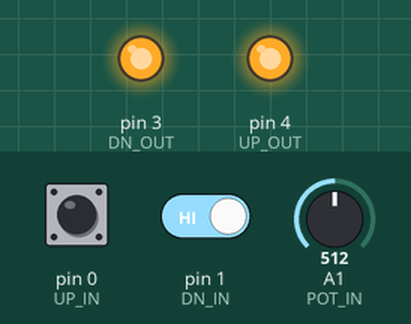
Bench run of a sketch on a simulated Arduino Uno, built with avr-gcc and run on an emulated ATmega328P. Parts: output pins drawn as LEDs (lit = HIGH). The test bench sets the inputs (shaded band); at power-on: pin 0 (UP_IN) HIGH, pin 1 (DN_IN) HIGH, A1 (POT_IN) = 512.

Above: at 1.2 s.
1.3 s: pin 0 (UP_IN) pulled LOW for 0.15 s
At 1.44 s:
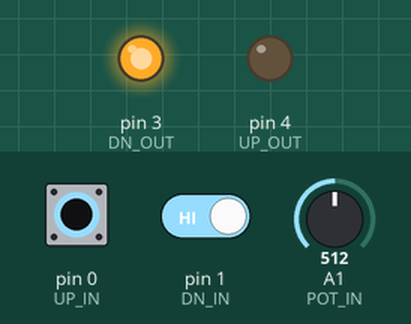
3.0 s: pin 1 (DN_IN) driven LOW
At 3.14 s:
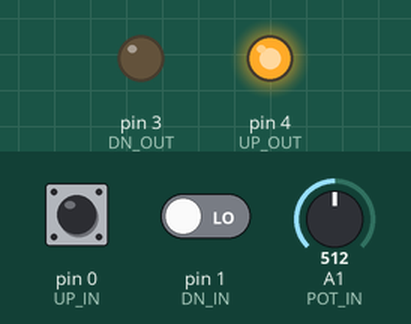
At 10.14 s:
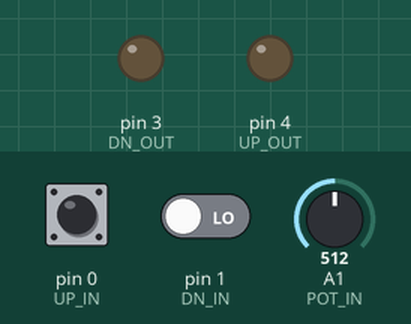
Timing chart, 0 to 11.7 s (numbered marks = the images above; inputs shaded):
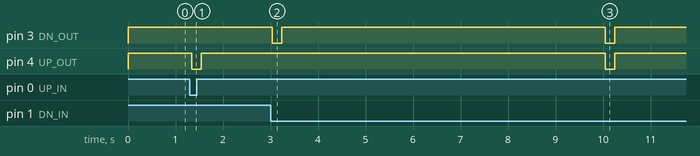

Measured:
- after the input at 1.3 s, pin 4 (UP_OUT): HIGH → LOW at once, → HIGH 0.20 s later
- after the input at 3.0 s, pin 3 (DN_OUT): alternates HIGH for 6.8 s and LOW for 0.20 s, starting at once; pin 4 (UP_OUT): HIGH → LOW after 7.0 s, → HIGH 0.20 s later

The sketch:

screen_controller.ino
```cpp
/*
  Da-Lite Low Voltage Screen Controller
  Creates a pseudo lower limit for the screen based on potentiometer value
*/

// #define DEBUG
// #define CALIBRATE

// pins
#ifdef DEBUG
  #define UP_IN 4
  #define DN_IN 3
  #define UP_OUT 12
  #define DN_OUT 13
  #define POT_IN 1
#else
  #define UP_IN 0
  #define DN_IN 1
  #define UP_OUT 4
  #define DN_OUT 3
  #define POT_IN 1
#endif

// bedouncing
unsigned long last_up_bedounce = 0;
unsigned long last_dn_bedounce = 0;
unsigned long bedounce_delay = 40;
bool up_state = false;
bool dn_state = false;
bool last_up_reading = false;
bool last_dn_reading = false;
bool last_up_state = false;
bool last_dn_state = false;


// ranges for pot to time mapping
#define POT_MIN 0
#define POT_MAX 1023
#define TIME_MIN 0
#define TIME_MAX 14000

#define UP2DOWN .9 // account for difference between up and down speed

// time
unsigned long current_time;
unsigned long start_time;  // time screen started lowering
int desired_time;  // desired time spent lowering
int total_time;  // time spent lowering in ms

// flags
bool is_lowering = false;
bool is_rising = false;

void setup() {
  pinMode(UP_IN, INPUT);
  pinMode(DN_IN, INPUT);
  pinMode(UP_OUT, OUTPUT);
  pinMode(DN_OUT, OUTPUT);

  digitalWrite(UP_OUT, HIGH);
  digitalWrite(DN_OUT, HIGH);

  update_desired_time();
  total_time = 0;

  #ifdef DEBUG
  Serial.begin(9600);
  Serial.println("PROGRAM STARTING");
  #endif
}

void loop() {
  // bedouncing/input
  bool up_reading = !digitalRead(UP_IN);  // buttons are normally closed
  bool dn_reading = !digitalRead(DN_IN);
  // up_state = !digitalRead(UP_IN);  // buttons are normally closed
  // dn_state = !digitalRead(DN_IN);

  // reset bedouncing timers
  if (up_reading != last_up_reading) {
    last_up_bedounce = millis();
  }
  if (dn_reading != last_dn_reading) {
    last_dn_bedounce = millis();
  }

  if ((millis() - last_up_bedounce) > bedounce_delay) {
    up_state = up_reading;

  }
  if ((millis() - last_dn_bedounce) > bedounce_delay) {
    dn_state = dn_reading;
  }
  last_up_reading = up_reading;
  last_dn_reading = dn_reading;

  update_desired_time();
  update_total_time();

  // main control flow
  if (at_lower_limit() && is_lowering) {
    #ifdef DEBUG
    Serial.println("BOTTOM\t" + String(total_time));
    #endif
    stop_screen();
  } else if (total_time <= 0 && is_rising) {
    #ifdef CALIBRATE
    stop_screen();
    #endif
    is_rising = false;
    total_time = 0;  // reset timer

    #ifdef DEBUG
    Serial.println("TOP\t" + String(total_time));
    #endif
  }
  if ((!last_up_state && up_state) || (!last_dn_state && dn_state)) {
    if ((is_lowering || is_rising) && (up_state || dn_state)) {  // stop screen if either button pressed when raising/lowering
      stop_screen();
    } else if (up_state && !is_rising) {
      raise_screen();
    } else if (dn_state && !is_lowering && !at_lower_limit()) {
      lower_screen();
    }
  }
  // update states
  last_up_state = up_state;
  last_dn_state = dn_state;
}


void lower_screen() {
  #ifdef DEBUG
  Serial.println("LOWER\t" + String(total_time));
  #endif
  is_rising = false;
  is_lowering = true;
  start_time = millis();
  // lower screen
  digitalWrite(DN_OUT, LOW);
  delay(200);
  digitalWrite(DN_OUT, HIGH);
}

void raise_screen() {
  #ifdef DEBUG
  Serial.println("RAISE\t" + String(total_time));
  #endif
  is_lowering = false;
  is_rising = true;
  start_time = millis();
  // raise screen
  digitalWrite(UP_OUT, LOW);
  delay(200);
  digitalWrite(UP_OUT, HIGH);
}

void stop_screen() {
  // stop screen by pressing both
  digitalWrite(UP_OUT, LOW);
  digitalWrite(DN_OUT, LOW);
  delay(200);
  digitalWrite(UP_OUT, HIGH);
  digitalWrite(DN_OUT, HIGH);

  update_total_time();
  is_lowering = false;
  is_rising = false;

  #ifdef DEBUG
  Serial.println("STOP\t" + String(total_time));
  #endif
}

void update_total_time(){
  current_time = millis();
  if (is_rising) {  // update total time
    total_time -= round((current_time - start_time) * UP2DOWN);
  } else if (is_lowering) {
    total_time += current_time - start_time;
  }
  start_time = current_time;
}

void update_desired_time() {
  // TODO: read from pot, map to desired_time
  int pot_val = analogRead(POT_IN);
  desired_time = map(pot_val, POT_MIN, POT_MAX, TIME_MIN, TIME_MAX);
  // desired_time = 2400;  // DEBUG
}

bool at_lower_limit() {
  return total_time >= desired_time;
}
```
